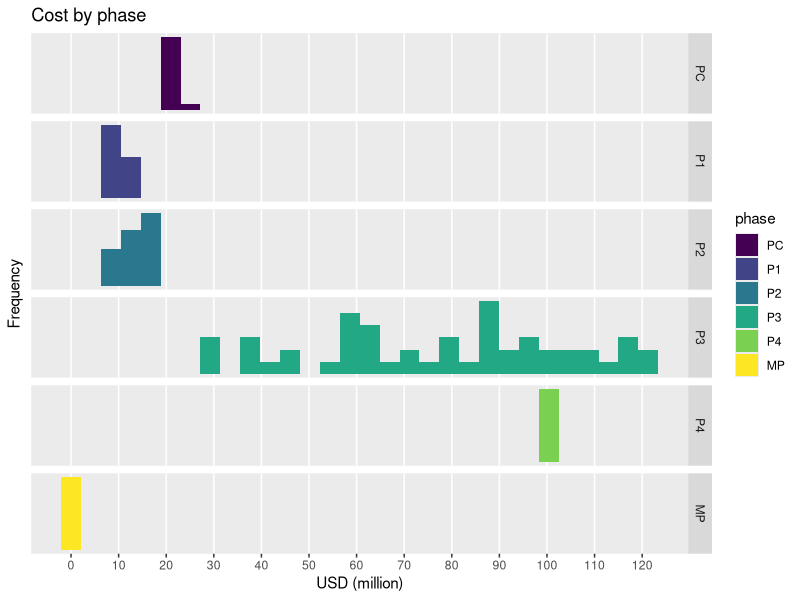
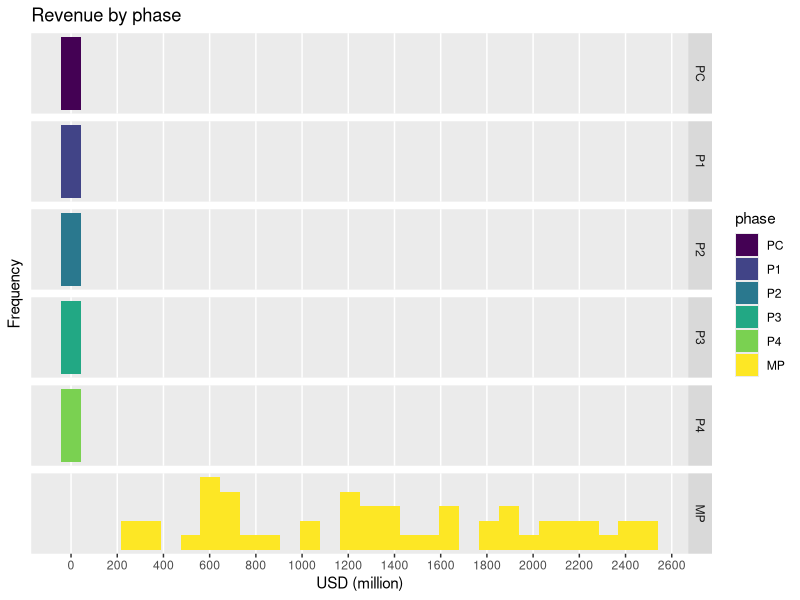
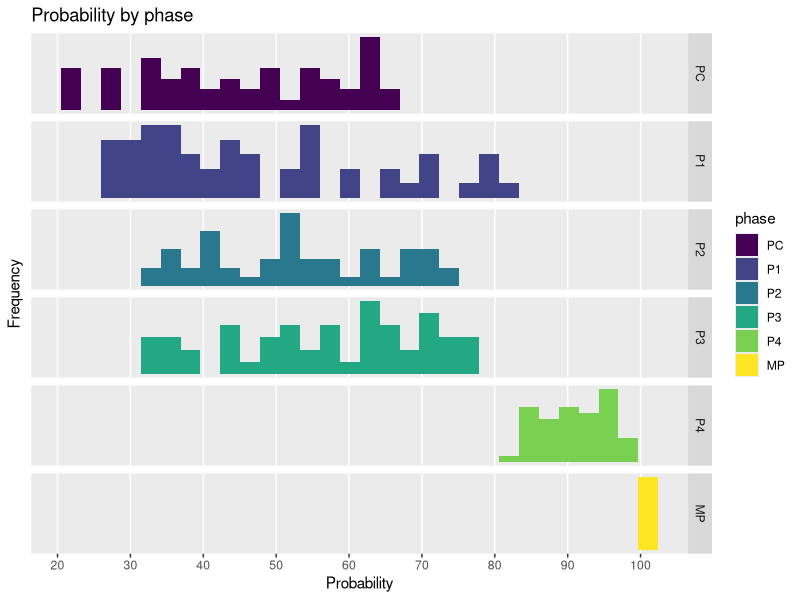
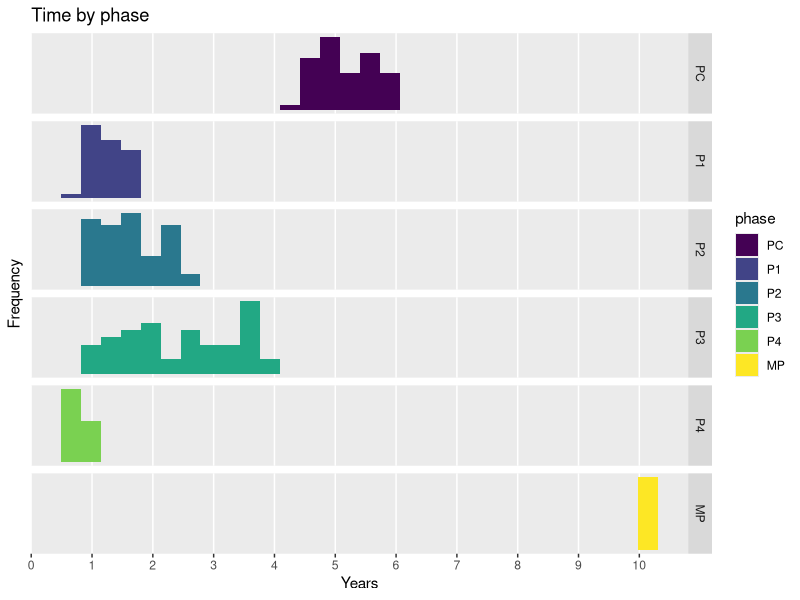
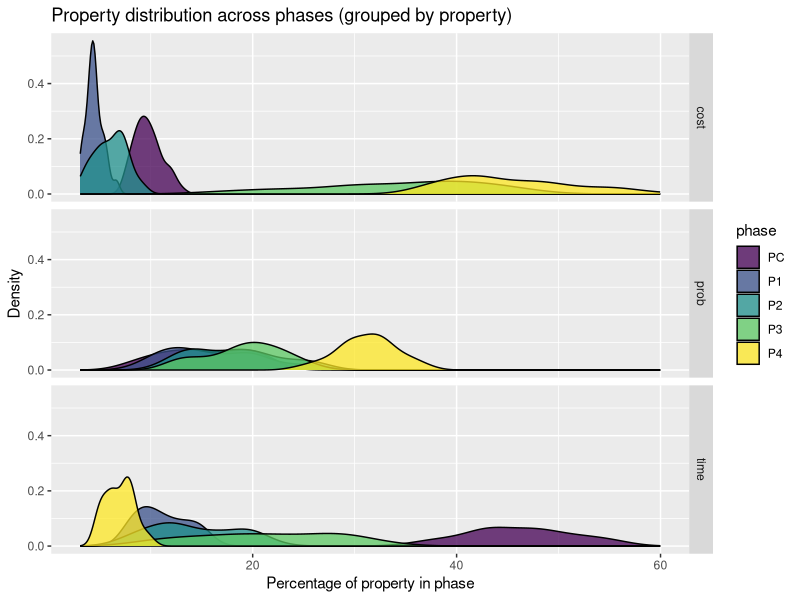
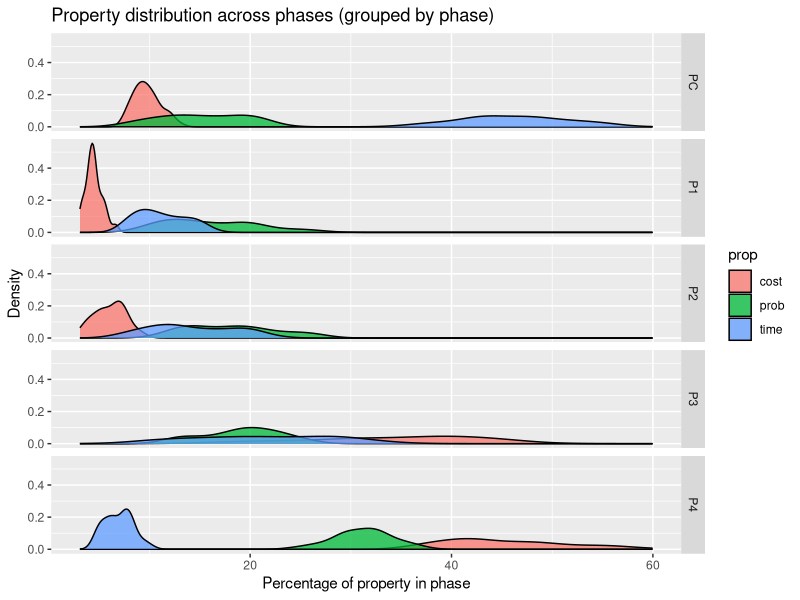
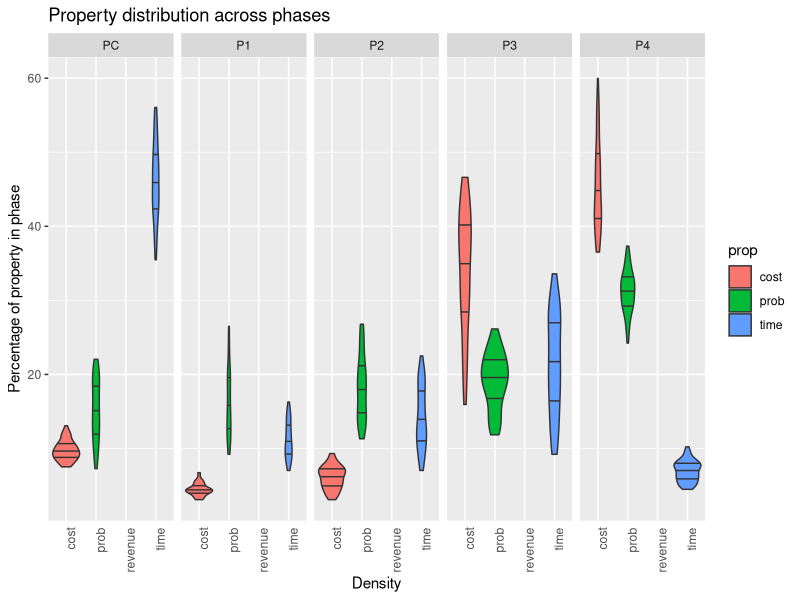
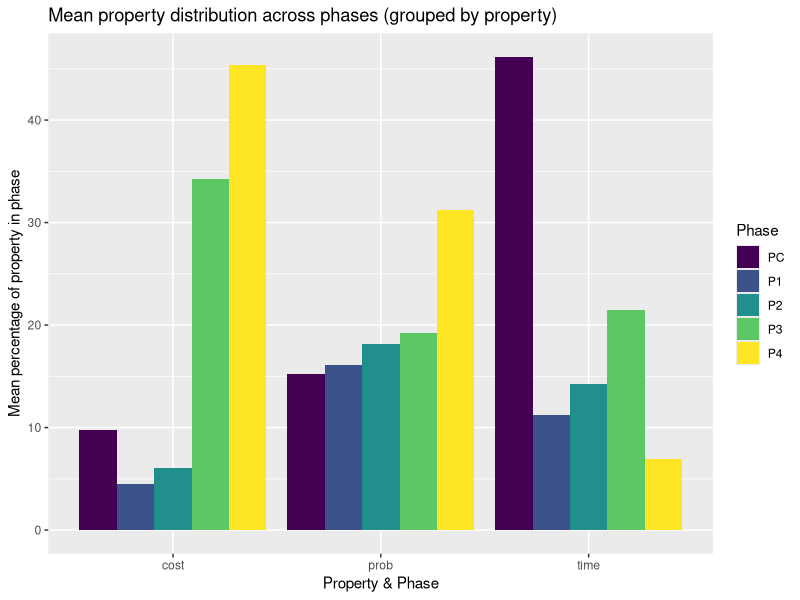

These charts were generated, in order, by the following R code:
# Dependencies
library(dplyr)
library(forcats)
library(ggplot2)
library(ggridges)
library(tidyr)

# Visual config
options(tibble.width = Inf) # Always print all tibble cols

# Data config
set.seed(1)
N     = 50
YEARS = 25


# Factors
PHASES <- c('PC','P1','P2','P3','P4','MP')


# ========= SAMPLING ================

# Same across all phases
discount.rate <- runif(N, 0.09, 0.24)

# Sample: Pre Clinical
pc <- tibble(subject=1:N, phase=factor('PC', levels=PHASES, ordered=TRUE))
pc$time             <- runif(N, min=4.3, max=6)
pc$cost             <- runif(N, min=19, max=23.2)
pc$revenue          <- rep(0, N)
pc$prob             <- runif(N, min=0.175, max=0.69)
pc$discount.rate    <- discount.rate

# Sample: Phase 1
p1 <- tibble(subject=1:N, phase=factor('P1', levels=PHASES, ordered=TRUE))
p1$time             <- runif(N, min=0.75, max=1.8)
p1$prob             <- runif(N, min=0.25, max=0.837)
p1$cost             <- runif(N, min=7.3, max=12)
p1$revenue          <- rep(0, N)
p1$discount.rate    <- discount.rate

# Sample: Phase 2
p2 <- tibble(subject=1:N, phase=factor('P2', levels=PHASES, ordered=TRUE))
p2$time             <- runif(N, min=0.75, max=2.5)
p2$revenue          <- rep(0, N)
p2$cost             <- runif(N, min=7.12, max=18.72)
p2$prob             <- runif(N, min=0.34, max=0.74)
p2$discount.rate    <- discount.rate

# Sample: Phase 3
p3 <- tibble(subject=1:N, phase=factor('P3', levels=PHASES, ordered=TRUE))
p3$cost             <- runif(N, min=26.88, max=121.68)
p3$prob             <- runif(N, min=0.314, max=0.786)
p3$time             <- runif(N, min=0.83, max=3.9)
p3$revenue          <- rep(0, N)
p3$discount.rate    <- discount.rate

# Sample: Phase 4
p4 <- tibble(subject=1:N, phase=factor('P4', levels=PHASES, ordered=TRUE))
p4$time             <- runif(N, min=0.5, max=1.04)
p4$prob             <- runif(N, min=0.83, max=0.99)
p4$cost             <- rep(98.297168, N)
p4$revenue          <- rep(0, N)
p4$discount.rate    <- discount.rate

# Sample: Market sales
sales <- tibble(subject=1:N, phase=factor('MP', levels=PHASES, ordered=TRUE))
sales$prob          <- 1
sales$cost          <- 0
sales$revenue       <- runif(N, min=218, max=2500)
sales$time          <- 10
sales$discount.rate <- discount.rate

# Combine all phases into single dataset
phases <- bind_rows(pc, p1, p2, p3, p4, sales)

# Group by subject
phases <- phases %>% group_by(subject)

# ========= END SAMPLING ================



# Add: timestamps to every observation
phases <- phases %>% mutate(t = cumsum(time) - time)

# Compute: precompute cashflow since it's used alot
phases$cashflow <- phases$revenue - phases$cost

# Compute: cumulative phase properties
phases <- phases %>% group_by(subject) %>%
  mutate(cum_cost = cumsum(cost),
         cum_revenue = cumsum(revenue),
         cum_time    = cumsum(time),
         cum_prob    = cumprod(prob))


# Compute: Cost/revenue slopes and offsets to allow computing discrete
# cashflows for years TODO: Separate market into separate dataset and then do
# the yearly2 calc for two datasets so that we don't have to deal with
# exceptions and instead simply assume that everything is either constantly or
# linearly distributed in the development and market data set respectively.
phases$cost.a     <- ifelse(phases$phase=='MP', ((phases$cost * 2 / (phases$time + 1)) / phases$time), 0)
phases$cost.b     <- ifelse(phases$phase=='MP', 0, (phases$cost / phases$time))
phases$revenue.a  <- ifelse(phases$phase=='MP', ((phases$revenue * 2 / (phases$time + 1)) / phases$time), 0)
phases$revenue.b  <- ifelse(phases$phase=='MP', 0, (phases$revenue / phases$time))
phases$prob.a     <- 0
phases$prob.b     <- phases$prob ^ (1/phases$time)


# Plot: phase property distributions
ggplot(phases, aes(cost, fill=phase)) +
  geom_histogram() +
  facet_grid(phase ~ ., scale='free_y') +
  theme(axis.text.y=element_blank(), axis.ticks.y=element_blank(),
        panel.grid.minor.y=element_blank(),
        panel.grid.minor.x=element_blank(),
        panel.grid.major.y=element_blank()) +
  scale_x_continuous(breaks = scales::pretty_breaks(n = 12)) +
  ggtitle('Cost by phase') + xlab('USD (million)') + ylab('Frequency')
ggplot(phases, aes(revenue, fill=phase)) +
  geom_histogram() +
  facet_grid(phase ~ ., scale='free_y') +
  theme(axis.text.y=element_blank(), axis.ticks.y=element_blank(),
        panel.grid.minor.y=element_blank(),
        panel.grid.minor.x=element_blank(),
        panel.grid.major.y=element_blank()) +
  scale_x_continuous(breaks = scales::pretty_breaks(n = 12)) +
  ggtitle('Revenue by phase') + xlab('USD (million)') + ylab('Frequency')
ggplot(phases, aes(prob*100, fill=phase)) +
  geom_histogram() +
  facet_grid(phase ~ ., scale='free_y') +
  theme(axis.text.y=element_blank(), axis.ticks.y=element_blank(),
        panel.grid.minor.y=element_blank(),
        panel.grid.minor.x=element_blank(),
        panel.grid.major.y=element_blank()) +
  scale_x_continuous(breaks = scales::pretty_breaks(n = 12)) +
  ggtitle('Probability by phase') + xlab('Probability') + ylab('Frequency')
ggplot(phases, aes(time, fill=phase)) +
  geom_histogram() +
  facet_grid(phase ~ ., scale='free_y') +
  theme(axis.text.y=element_blank(), axis.ticks.y=element_blank(),
        panel.grid.minor.y=element_blank(),
        panel.grid.minor.x=element_blank(),
        panel.grid.major.y=element_blank()) +
  scale_x_continuous(breaks = scales::pretty_breaks(n = 12)) +
  ggtitle('Time by phase') + xlab('Years') + ylab('Frequency')

# Transform: phase properties to long from wide
phase_props <- phases %>%
  filter(phase != 'MP') %>%
  select(1:6) %>%
  gather(key='prop', value='value', 3:6) %>%
  group_by(subject, prop) %>%
  mutate(total = sum(value),
         ratio = value / total) # NOTE: will cause NaN if 0/0

# Transform: cumulative phase properties to long from wide
cum_phase_props <- phases %>%
  filter(phase != 'MP') %>%
  select(c(1, 2, cum_cost:cum_prob)) %>%
  gather(key='prop', value='value', cum_cost:cum_prob)

# Plot: property distribution across phases
ggplot(filter(phase_props, !is.na(ratio)), aes(ratio*100, fill=phase)) +
  geom_density(alpha=0.75) +
  ggtitle('Property distribution across phases (grouped by property)') +
  facet_grid(prop ~ .) +
  xlab('Percentage of property in phase') + ylab('Density')
ggplot(phase_props, aes(ratio*100, fill=prop)) +
  geom_density(alpha=0.75) +
  ggtitle('Property distribution across phases (grouped by phase)') +
  facet_grid(phase ~ .) +
  xlab('Percentage of property in phase') + ylab('Density')
ggplot(phase_props, aes(x=prop,y=ratio*100, fill=prop)) +
  geom_violin(draw_quantiles=c(0.25, 0.5, 0.75)) +
  ggtitle('Property distribution across phases') +
  facet_grid(~ phase) +
  theme(axis.text.x = element_text(angle = 90, hjust = 1),
        axis.ticks.x=element_blank()) +
  ylab('Percentage of property in phase') + xlab('Density')

# Summarize: property distribution across phases
phase_props_summary <- phase_props %>%
  group_by(phase, prop) %>%
  summarise(ratio.mean = mean(ratio))

# Plot: summary of property distribution across phases
ggplot(filter(phase_props_summary, is.finite(ratio.mean)), aes(x=prop, y=ratio.mean * 100)) +
  geom_bar(stat='identity', aes(fill=phase), position='dodge') +
  labs(fill='Phase') +
  xlab('Property & Phase') + ylab('Mean percentage of property in phase') +
  ggtitle('Mean property distribution across phases (grouped by property)')

# Plot: cumulative properties per phase (density plot)
ggplot(filter(cum_phase_props, prop!='cum_revenue'),
       aes(value, fill=phase)) +
  facet_wrap(prop ~ ., scale='free', ncol=1) +
  geom_density(alpha=0.75) +
  theme(axis.text.y=element_blank(), axis.ticks.y=element_blank(),
        panel.grid.minor.y=element_blank(),
        panel.grid.minor.x=element_blank(),
        panel.grid.major.y=element_blank()) +
  scale_x_continuous(breaks = scales::pretty_breaks(n = 10)) +
  ggtitle('Cumulative properties by end of phase') +
  ylab('Frequency') + xlab(element_blank()) + labs(fill='Phase')

# Plot: cumulative properties per phase (violin plot)
ggplot(filter(cum_phase_props, prop!='cum_revenue'),
       aes(phase, value, fill=phase)) +
  geom_violin(draw_quantiles=c(0.25, 0.5, 0.75), alpha=0.75) +
  facet_wrap(prop ~ ., scale='free', ncol=1) +
  ggtitle('Cumulative properties by end of phase') +
  xlab('Phase') + ylab(element_blank()) + labs(fill='Phase')



# Transform: Cartesian product of phases (phase from phase)
phases_from_phases <- tibble()
for (from in PHASES) {
  pfp <- phases %>%
    filter(phase >= from) %>%
    group_by(subject) %>%
    transmute(phase = phase,
           from = factor(from, levels=PHASES, ordered=TRUE),
           time.to = cumsum(time) - time,
           # Compute: PVs
           cost.pv    = cost / ((1 + discount.rate) ^ time.to),
           revenue.pv = revenue / ((1 + discount.rate) ^ time.to))
  phases_from_phases <- bind_rows(phases_from_phases, pfp)
}


# Plot: PV of different properties from different phases (violin matrices)
ggplot(filter(phases_from_phases, cost.pv>0), aes(phase, cost.pv, fill=from)) +
  geom_violin(draw_quantiles=c(0.25, 0.5, 0.75), alpha=0.75) +
  ggtitle('Cost PV (present value) from the perspective of different phases') +
  facet_grid(rows=vars(from), cols=vars(phase), scales='free')
ggplot(filter(phases_from_phases, revenue.pv>0), aes(phase, revenue.pv, fill=from)) +
  geom_violin(draw_quantiles=c(0.25, 0.5, 0.75), alpha=0.75) +
  ggtitle('Revenue PV (present value) from the perspective of different phases')
  #facet_grid(rows=vars(from), cols=vars(phase), scales='free')
ggplot(filter(phases_from_phases, (revenue.pv-cost.pv)!=0), aes(phase, (revenue.pv-cost.pv), fill=from)) +
  geom_violin(draw_quantiles=c(0.25, 0.5, 0.75), alpha=0.75) +
  ggtitle('PV (present value) from the perspective of different phases') +
  facet_grid(rows=vars(from), cols=vars(phase), scales='free')

# Plot: PV of different properties from different phases (density plots)
# TODO: Why is P4 from P4 not a single line since it's a constant value?
# SOLUTION: Increase bandwidth (bw). Not sure if it's an appropriate solution
# though. Or switch to histograms.
phases_from_phases %>% filter(cost.pv > 0) %>%
  ggplot(aes(cost.pv, fill=from)) +
  geom_density(alpha=0.3) +
  ggtitle('Cost PV (present value) from the perspective of different phases') +
  facet_grid(phase ~ ., scales='free_y') +
  theme(axis.text.y = element_blank(), axis.ticks.y = element_blank()) +
  xlab('PV (million USD)') + ylab('Density')
phases_from_phases %>% filter(revenue.pv > 0) %>%
  ggplot(aes(revenue.pv, fill=from)) +
  geom_density(alpha=0.3) +
  ggtitle('Revenue PV (present value) from the perspective of different phases') +
  facet_grid(phase ~ ., scales='free_y') +
  theme(axis.text.y = element_blank(), axis.ticks.y = element_blank()) +
  xlab('PV (million USD)') + ylab('Density')


# Transform: PV means per view
phases_from_phases_summary <- phases_from_phases %>% group_by(phase, from) %>%
  summarise(revenue.pv.mean  = mean(revenue.pv),
            cost.pv.mean     = mean(cost.pv),
            time.to.mean     = mean(time.to))

# Plot: mean PVs of props for phases from phases
phases_from_phases_summary %>%
  filter(cost.pv.mean > 0) %>%
  ggplot(aes(phase, cost.pv.mean)) +
  geom_bar(stat='identity', aes(fill=from), position='dodge') + ylab('PV (cost)') +
  ggtitle('Mean cost PV of phase from the perspective of different phases')

phases_from_phases_summary %>%
  ggplot(aes(phase, (revenue.pv.mean - cost.pv.mean))) +
  geom_bar(stat='identity', aes(fill=from), position='dodge') + ylab('PV (cashflow)') +
  ggtitle('Mean cashflow PV of phase from the perspective of different phases')

# TODO: This plot feels out of place, and if this is plotted I guess remaining
# probability should be plotted as well.
phases_from_phases_summary %>%
  filter(time.to.mean > 0) %>%
  ggplot(aes(phase, time.to.mean)) +
  geom_bar(stat='identity', aes(fill=from), position='dodge') + ylab('Time to') +
  ggtitle('Mean time remaining to different phases from different phases')


# Transform: To cashflows over time (phase yearly)
phase_years <- tibble()
for (x in 1:ceiling(max(phases$time) + 1)) {
  # Prepare
  within_phase   <- x <= phases$time
  not_whole_year <- x-phases$time>0 & x-phases$time<1
  #base_cashflow      <- ifelse(within_phase, phases$cashflow.a * x + phases$cashflow.b, 0)
  #remainder_cashflow <- ifelse(not_whole_year, (phases$time-floor(phases$time))*(phases$cashflow/phases$time), 0)
  base_cost          <- ifelse(within_phase, phases$cost.a * x + phases$cost.b, 0)
  remainder_cost     <- ifelse(not_whole_year, (phases$time-floor(phases$time))*(phases$cost/phases$time), 0)
  base_revenue       <- ifelse(within_phase, phases$revenue.a * x + phases$revenue.b, 0)
  remainder_revenue  <- ifelse(not_whole_year, (phases$time-floor(phases$time))*(phases$revenue/phases$time), 0)
  base_prob          <- ifelse(within_phase, phases$prob.a * x + phases$prob.b, 0)
  remainder_prob     <- ifelse(not_whole_year, phases$prob / ((phases$prob.a*x+phases$prob.b) ^ floor(phases$time)), 0)
  # NOTE: The remainder is computed by assuming that the value is evenly
  # distributed over the whole phase (i.e. constantly). If this is not true
  # then the remainder will be incorrectly computed. However, since we assume
  # that phase properties are indeed constantly distributed over the course of
  # the phase, it is not a problem for phase properties. While we do assume
  # that market sales grow linearly this is not a problem since there will be
  # no remainder given that we assume that all markets span 10 years. However,
  # please be very careful and make sure you get this right!!
  # NOTE: This computation is a bit odd since there will never be a base
  # cashflow and a remainder at the same time.
  # Make data frame
  discount.rate  <- phases$discount.rate
  time           <- phases$time
  cost           <- base_cost + remainder_cost
  revenue        <- base_revenue + remainder_revenue
  prob           <- base_prob + remainder_prob
  subject        <- phases$subject
  phase.year     <- x
  phase          <- phases$phase
  t              <- phases$t + phase.year - 1
  df             <- tibble(subject, phase.year, t, phase, cost, revenue, prob, time, discount.rate)
  df             <- df[cost != 0 | revenue != 0 | prob > 0, ] # No need to keep years without cashflow
  phase_years    <- bind_rows(phase_years, df)
}

# Plot: Property per phase year of different phases
for (ph in PHASES) {
  sub <- subset(phase_years, phase_years$phase == ph)
  boxplot(sub$cost ~ sub$phase.year, main=paste('Cost per year in', ph))
  mtext('Note: phase duration vary across projects.')
  boxplot(sub$revenue ~ sub$phase.year, main=paste('Revenue per year in', ph))
  mtext('Note: phase duration vary across projects.')
  boxplot(sub$prob * 100 ~ sub$phase.year, main=paste('Probability of success per year in', ph))
  mtext('Note: phase duration vary across projects.')
}

# Summarize: phase_years
phase_years_summary <- phase_years %>% group_by(subject, phase) %>%
  arrange(phase.year) %>%
  mutate(cum.phase.cost     = cumsum(cost),
         cum.phase.revenue  = cumsum(revenue),
         cum.phase.cashflow = cumsum(revenue - cost),
         ) %>%
  group_by(phase, phase.year) %>%
  summarise(revenue.mean  = mean(revenue),
            cost.mean     = mean(cost),
            cashflow.mean = mean(revenue - cost),
            cum.phase.revenue.mean  = mean(cum.phase.revenue),
            cum.phase.cost.mean     = mean(cum.phase.cost),
            cum.phase.cashflow.mean = mean(cum.phase.revenue - cum.phase.cost),
            )

# Plot: PVs from different views in matrix
sub <- phase_years_summary
ggplot(sub, aes(x=sub$phase, y=sub$phase.year, z=sub$cost.mean)) +
  geom_tile(aes(fill =sub$cost.mean)) +
  theme_minimal() +
  scale_fill_gradient(low='lightgrey', high='red', name='USD\n(million)') +
  xlab('Phase') + ylab('Year') +
  ggtitle('Mean cost per phase year')
ggplot(sub, aes(x=sub$phase, y=sub$phase.year, z=sub$revenue.mean)) +
  geom_tile(aes(fill =sub$revenue.mean)) +
  theme_minimal() +
  scale_fill_gradient(low='lightgrey', high='darkgreen', name='USD\n(million)') +
  xlab('Phase') + ylab('Year') +
  ggtitle('Mean revenue per phase year')
ggplot(sub, aes(x=sub$phase, y=sub$phase.year, z=sub$cum.phase.cost.mean)) +
  geom_tile(aes(fill =sub$cum.phase.cost.mean)) +
  theme_minimal() +
  scale_fill_gradient(low='lightgrey', high='red', name='USD\n(million)') +
  xlab('Phase') + ylab('Year') +
  ggtitle('Mean cumulative cost per phase year')


# Transform: Phase years from different phases
phase_years_from_phases <- tibble()
for (from in PHASES) {
  pyfp <- phase_years %>% filter(phase >= from) %>%
    group_by(subject) %>%
    arrange(subject, t) %>%
    mutate(from        = factor(from, levels=PHASES, ordered=TRUE),
           time.to     = t - min(t),
           cum.cost    = cumsum(cost),
           cum.revenue = cumsum(revenue),
           cost.pv     = cost / ((1 + discount.rate) ^ time.to),
           revenue.pv  = revenue / ((1 + discount.rate) ^ time.to),
           cost.npv    = cumsum(cost.pv),
           revenue.npv = cumsum(revenue.pv),
           year        = floor(time.to)
           )
  phase_years_from_phases <- bind_rows(phase_years_from_phases, pyfp)
}


# Plot: Yearly data from different phases)
for (ph in PHASES) {
  sub <- filter(phase_years_from_phases, from == ph)
  # Cost
  boxplot(data=sub, cost ~ year, xlab='Year', ylab='USD (million)', las=1, main=sprintf('Cost per year from %s', ph))
  boxplot(data=sub, -cost.pv ~ year, xlab='Year', ylab='USD (million)', las=1, main=sprintf('Cost PV of future years from %s', ph))
  boxplot(data=sub, -cost.npv ~ year, xlab='Exit Year', ylab='USD (million)', las=1, main=sprintf('Cost NPV (cumulative PV) per year from %s', ph))
  # Revenue
  boxplot(data=sub, revenue ~ year, xlab='Year', ylab='USD (million)', las=1, main=sprintf('Revenue per year from %s', ph))
  boxplot(data=sub, revenue.pv ~ year, xlab='Year', ylab='USD (million)', las=1, main=sprintf('Revenue PV of future years from %s', ph))
  boxplot(data=sub, revenue.npv ~ year, xlab='Exit Year', ylab='USD (million)', las=1, main=sprintf('Revenue NPV (cumulative PV) per year from %s', ph))
  # Cashflow
  boxplot(data=sub, (revenue - cost) ~ year, xlab='Year', ylab='USD (million)', las=1, main=sprintf('Cashflow per year from %s', ph))
  boxplot(data=sub, (revenue.pv - cost.pv) ~ year, xlab='Year', ylab='USD (million)', las=1, main=sprintf('Cashflow PV of future years from %s', ph))
  boxplot(data=sub, (revenue.npv - cost.npv) ~ year, xlab='Exit Year', ylab='USD (million)', las=1, main=sprintf('Cashflow NPV (cumulative PV) per year from %s', ph))
  # Prob
  boxplot(data=sub, prob*100 ~ year, xlab='Year', ylab='Probability (%)', las=1, main=sprintf('Technical probability of success, per year from %s', ph))
}


for (ph in PHASES) {
  sub <- phase_years_from_phases %>%
    group_by(subject) %>%
    filter(from == ph) %>%
    filter(year == max(year)) %>%
    summarise(cost.npv = tail(cost.npv, n=1),
              revenue.npv = tail(revenue.npv, n=1),
              cashflow.npv = tail(revenue.npv, n=1) - tail(cost.npv, n=1)
              )

  print(ggplot(sub, aes(from, cashflow.npv)) +
    geom_violin(draw_quantiles=c(0.25, 0.5, 0.75), alpha=0.5) +
    ggtitle('Final year NPV from PC'))

  print(ggplot(sub, aes(cashflow.npv)) + geom_histogram(aes(y=..density..)) + geom_density(col=2))
}

sub <- phase_years_from_phases %>%
  group_by(subject, from) %>%
  filter(year == max(year)) %>%
  summarise(cashflow.npv = tail(revenue.npv, n=1) - tail(cost.npv, n=1),
            cum.cashflow = tail(cum.revenue, n=1) - tail(cum.cost, n=1),
            )

ggplot(sub, aes(cum.cashflow, from)) +
  geom_density_ridges(quantile_lines = TRUE) +
  scale_x_continuous(breaks = scales::pretty_breaks(n = 10)) +
  ggtitle('Cumulative cashflow density from different starting phases') +
  xlab('Cumulative cashflow (million USD)') + ylab('Starting Phase')

ggplot(sub, aes(cashflow.npv, from)) +
  geom_density_ridges(quantile_lines = TRUE) +
  scale_x_continuous(breaks = scales::pretty_breaks(n = 10)) +
  ggtitle('NPV density from different starting phases') +
  xlab('NPV') + ylab('Starting Phase')

sub <- phase_years_from_phases %>%
  filter(from == 'PC') %>%
  group_by(subject, year) %>%
  summarise(cashflow.npv = tail(revenue.npv, n=1) - tail(cost.npv, n=1))

  ggplot(sub, aes(cashflow.npv, as.factor(year))) +
  geom_density_ridges(quantile_lines = TRUE) +
  scale_x_continuous(breaks = scales::pretty_breaks(n = 10)) +
  ggtitle('NPV density at different exit years, starting from PC') +
  xlab('NPV') + ylab('Exit year')

sub <- phase_years_from_phases %>%
  filter(from == 'PC') %>%
  group_by(subject, phase) %>%
  summarise(cashflow.npv = tail(revenue.npv, n=1) - tail(cost.npv, n=1))

  ggplot(sub, aes(cashflow.npv, phase)) +
  geom_density_ridges(quantile_lines = TRUE) +
  scale_x_continuous(breaks = scales::pretty_breaks(n = 10)) +
  ggtitle('NPV density when exiting at the end(?) of different phases, starting from PC') +
  xlab('NPV') + ylab('Exit year')


# Summarize: phase_years_from_phases
phase_years_from_phases_summary <- phase_years_from_phases %>%
  group_by(from, year) %>%
  summarise(cost.mean     = mean(cost),
            revenue.mean  = mean(revenue),
            cashflow.mean = mean(revenue - cost),
            cum.cost.mean     = mean(cum.cost),
            cum.revenue.mean  = mean(cum.revenue),
            cum.cashflow.mean = mean(cum.revenue - cum.cost),
            cost.pv.mean     = mean(cost.pv),
            revenue.pv.mean  = mean(revenue.pv),
            cashflow.pv.mean = mean(revenue.pv - cost.pv),
            cost.npv.mean     = mean(cost.npv),
            revenue.npv.mean  = mean(revenue.npv),
            cashflow.npv.mean = mean(revenue.npv - cost.npv),
            )

# Plot: Properties by year from phase
ggplot(phase_years_from_phases_summary, aes(x=from, y=year, z=-cost.mean)) +
  geom_tile(aes(fill=-cost.mean)) +
  theme_minimal() +
  scale_fill_gradient(low='red', high='grey90', name='USD\n(million)') +
  xlab('Phase used as starting point') + ylab('Year') +
  ggtitle('Mean yearly costs from different phases')
ggplot(phase_years_from_phases_summary, aes(x=from, y=year, z=revenue.mean)) +
  geom_tile(aes(fill=revenue.mean)) +
  theme_minimal() +
  scale_fill_gradient(low='grey90', high='darkgreen', name='USD\n(million)') +
  xlab('Phase used as starting point') + ylab('Year') +
  ggtitle('Mean yearly revenues from different phases')
ggplot(phase_years_from_phases_summary, aes(x=from, y=year, z=cashflow.mean)) +
  geom_tile(aes(fill=cashflow.mean)) +
  theme_minimal() +
  scale_fill_gradient2(low='red', mid='grey90', high='darkgreen', name='USD\n(million)') +
  xlab('Phase used as starting point') + ylab('Year') +
  ggtitle('Mean yearly cashflows from different phases')

# Plot: PV by year from phase
ggplot(phase_years_from_phases_summary, aes(x=from, y=year, z=-cost.pv.mean)) +
  geom_tile(aes(fill=-cost.pv.mean)) +
  theme_minimal() +
  scale_fill_gradient(low='red', high='grey90', name='USD\n(million)') +
  xlab('Phase used as starting point') + ylab('Year') +
  ggtitle('Mean PV of future costs from different phases')
ggplot(phase_years_from_phases_summary, aes(x=from, y=year, z=revenue.pv.mean)) +
  geom_tile(aes(fill=revenue.pv.mean)) +
  theme_minimal() +
  scale_fill_gradient(low='grey90', high='darkgreen', name='USD\n(million)') +
  xlab('Phase used as starting point') + ylab('Year') +
  ggtitle('Mean PV of future revenues from different phases')
ggplot(phase_years_from_phases_summary, aes(x=from, y=year, z=cashflow.pv.mean)) +
  geom_tile(aes(fill=cashflow.pv.mean)) +
  theme_minimal() +
  scale_fill_gradient2(low='red', mid='grey90', high='darkgreen', name='USD\n(million)') +
  xlab('Phase used as starting point') + ylab('Year') +
  ggtitle('Mean PV of future cashflows from different phases')

# Plot: Cumulative properties by year from phase
ggplot(phase_years_from_phases_summary, aes(x=from, y=year, z=-cum.cost.mean)) +
  geom_tile(aes(fill=-cum.cost.mean)) +
  theme_minimal() +
  scale_fill_gradient(low='red', high='grey90', name='USD\n(million)') +
  xlab('Phase used as starting point') + ylab('Year') +
  ggtitle('Mean cumulative costs by year from different phases')
ggplot(phase_years_from_phases_summary, aes(x=from, y=year, z=cum.revenue.mean)) +
  geom_tile(aes(fill=cum.revenue.mean)) +
  theme_minimal() +
  scale_fill_gradient(low='grey90', high='darkgreen', name='USD\n(million)') +
  xlab('Phase used as starting point') + ylab('Year') +
  ggtitle('Mean cumulative revenues by year from different phases')
ggplot(phase_years_from_phases_summary, aes(x=from, y=year, z=cum.cashflow.mean)) +
  geom_tile(aes(fill=cum.cashflow.mean)) +
  theme_minimal() +
  scale_fill_gradient2(low='red', mid='grey90', high='darkgreen', name='USD\n(million)') +
  xlab('Phase used as starting point') + ylab('Year') +
  ggtitle('Mean cumulative cashflows by year from different phases')

# Plot: NPV by year from phase
ggplot(phase_years_from_phases_summary, aes(x=from, y=year, z=-cost.npv.mean)) +
  geom_tile(aes(fill=-cost.npv.mean)) +
  theme_minimal() +
  scale_fill_gradient(low='red', high='grey90', name='USD\n(million)') +
  xlab('Phase used as starting point') + ylab('Year') +
  ggtitle('Mean NPV (costs only) of future exit points starting from different phases')
ggplot(phase_years_from_phases_summary, aes(x=from, y=year, z=revenue.npv.mean)) +
  geom_tile(aes(fill=revenue.npv.mean)) +
  theme_minimal() +
  scale_fill_gradient(low='grey90', high='darkgreen', name='USD\n(million)') +
  xlab('Phase used as starting point') + ylab('Year') +
  ggtitle('Mean NPV (revenues only) of future exit points starting from different phases')
ggplot(phase_years_from_phases_summary, aes(x=from, y=year, z=cashflow.npv.mean)) +
  geom_tile(aes(fill=cashflow.npv.mean)) +
  theme_minimal() +
  scale_fill_gradient2(low='red', mid='grey90', high='darkgreen', name='USD\n(million)') +
  xlab('Phase used as starting point') + ylab('Year') +
  ggtitle('Mean NPV of future exit points starting from different phases')
